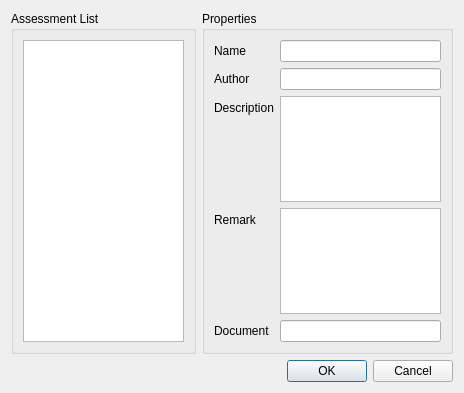
<?xml version="1.0" encoding="UTF-8"?>
<ui version="4.0">
 <class>DialogAssessmentBrowser</class>
 <widget class="QDialog" name="DialogAssessmentBrowser">
  <property name="geometry">
   <rect>
    <x>0</x>
    <y>0</y>
    <width>464</width>
    <height>393</height>
   </rect>
  </property>
  <property name="windowTitle">
   <string>Assessment Browser</string>
  </property>
  <layout class="QVBoxLayout" name="verticalLayout_3">
   <item>
    <layout class="QHBoxLayout" name="horizontalLayout">
     <item>
      <widget class="QGroupBox" name="groupBox">
       <property name="title">
        <string>Assessment List</string>
       </property>
       <layout class="QVBoxLayout" name="verticalLayout_2">
        <item>
         <widget class="QListWidget" name="lbAssessment"/>
        </item>
       </layout>
      </widget>
     </item>
     <item>
      <widget class="QGroupBox" name="groupBox_2">
       <property name="title">
        <string>Properties</string>
       </property>
       <layout class="QVBoxLayout" name="verticalLayout">
        <item>
         <layout class="QFormLayout" name="formLayout">
          <item row="0" column="0">
           <widget class="QLabel" name="label">
            <property name="text">
             <string>Name</string>
            </property>
           </widget>
          </item>
          <item row="1" column="0">
           <widget class="QLabel" name="label_2">
            <property name="text">
             <string>Author</string>
            </property>
           </widget>
          </item>
          <item row="2" column="0">
           <widget class="QLabel" name="label_3">
            <property name="text">
             <string>Description</string>
            </property>
           </widget>
          </item>
          <item row="3" column="0">
           <widget class="QLabel" name="label_4">
            <property name="text">
             <string>Remark</string>
            </property>
           </widget>
          </item>
          <item row="4" column="0">
           <widget class="QLabel" name="label_5">
            <property name="text">
             <string>Document</string>
            </property>
           </widget>
          </item>
          <item row="0" column="1">
           <widget class="QLineEdit" name="inpName">
            <property name="readOnly">
             <bool>true</bool>
            </property>
           </widget>
          </item>
          <item row="1" column="1">
           <widget class="QLineEdit" name="inpAuthor">
            <property name="readOnly">
             <bool>true</bool>
            </property>
           </widget>
          </item>
          <item row="2" column="1">
           <widget class="QPlainTextEdit" name="inpDescription">
            <property name="readOnly">
             <bool>true</bool>
            </property>
           </widget>
          </item>
          <item row="3" column="1">
           <widget class="QPlainTextEdit" name="inpRemark">
            <property name="readOnly">
             <bool>true</bool>
            </property>
           </widget>
          </item>
          <item row="4" column="1">
           <widget class="QLineEdit" name="inpDocument">
            <property name="readOnly">
             <bool>true</bool>
            </property>
           </widget>
          </item>
         </layout>
        </item>
       </layout>
      </widget>
     </item>
    </layout>
   </item>
   <item>
    <widget class="QDialogButtonBox" name="buttonBox">
     <property name="orientation">
      <enum>Qt::Horizontal</enum>
     </property>
     <property name="standardButtons">
      <set>QDialogButtonBox::Cancel|QDialogButtonBox::Ok</set>
     </property>
    </widget>
   </item>
  </layout>
 </widget>
 <resources/>
 <connections>
  <connection>
   <sender>buttonBox</sender>
   <signal>accepted()</signal>
   <receiver>DialogAssessmentBrowser</receiver>
   <slot>accept()</slot>
   <hints>
    <hint type="sourcelabel">
     <x>248</x>
     <y>254</y>
    </hint>
    <hint type="destinationlabel">
     <x>157</x>
     <y>274</y>
    </hint>
   </hints>
  </connection>
  <connection>
   <sender>buttonBox</sender>
   <signal>rejected()</signal>
   <receiver>DialogAssessmentBrowser</receiver>
   <slot>reject()</slot>
   <hints>
    <hint type="sourcelabel">
     <x>316</x>
     <y>260</y>
    </hint>
    <hint type="destinationlabel">
     <x>286</x>
     <y>274</y>
    </hint>
   </hints>
  </connection>
 </connections>
</ui>
